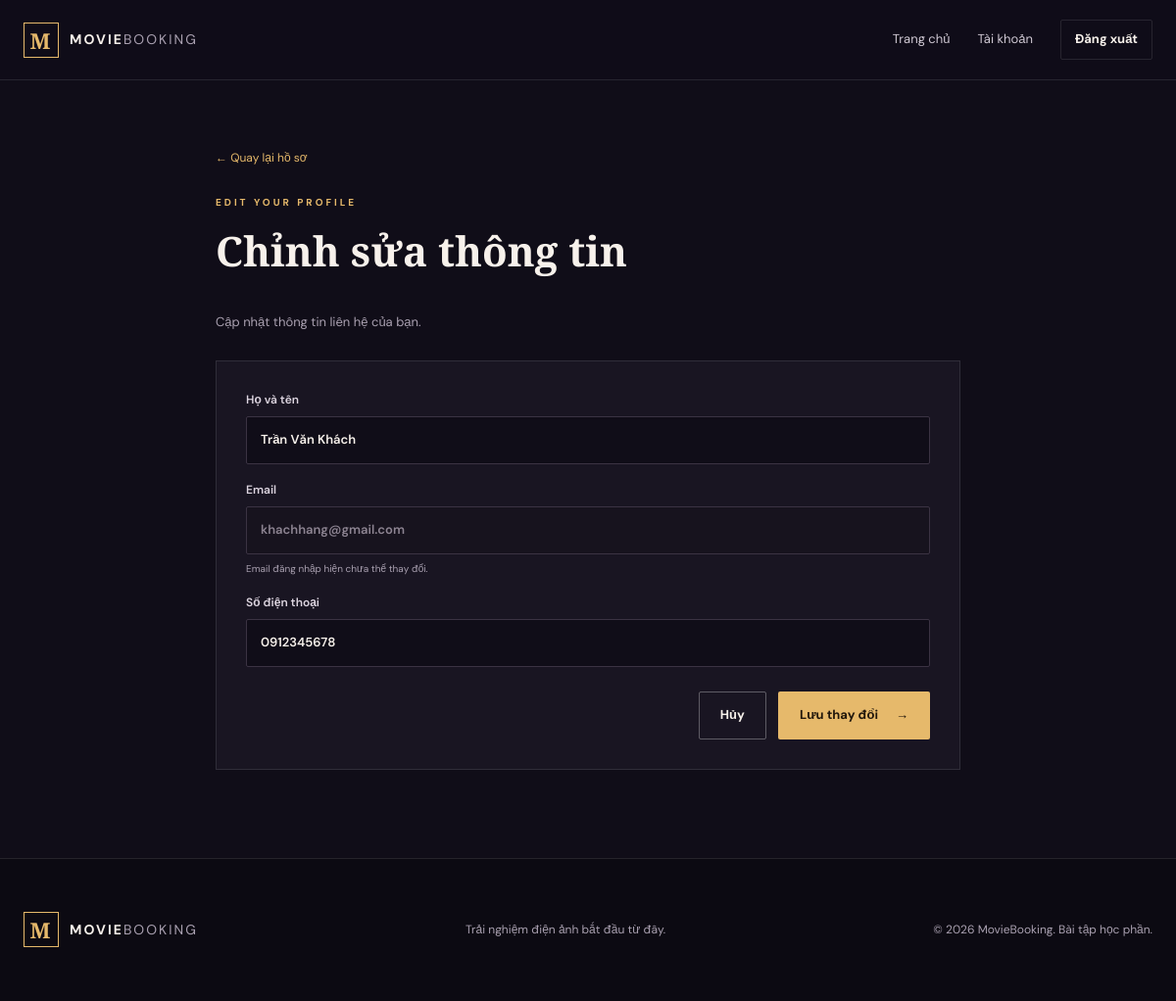
/nhom06-cinema-booking-fixed/edit_profile.php (signed in), run on the app's committed database.
### tables this page shows
CREATE TABLE `users` (
    `id` INT AUTO_INCREMENT PRIMARY KEY,
    `fullname` VARCHAR(100) NOT NULL,
    `email` VARCHAR(100) NOT NULL UNIQUE,
    `phone` VARCHAR(20) DEFAULT NULL,
    `password` VARCHAR(255) NOT NULL,
    `role` ENUM('admin', 'customer') DEFAULT 'customer',
    `status` ENUM('active', 'locked') DEFAULT 'active',
    `created_at` DATETIME DEFAULT CURRENT_TIMESTAMP
);

### nhom06-cinema-booking-fixed/includes/auth.php (called while the page is built, shortened)
<?php
function e($value): string {
    return htmlspecialchars((string)$value, ENT_QUOTES | ENT_SUBSTITUTE, 'UTF-8');
}

### nhom06-cinema-booking-fixed/edit_profile.php (the view, shortened to what this page needs)
<?php
require_once __DIR__ . '/config/database.php';
require_once __DIR__ . '/includes/auth.php';
$stmt = $pdo->prepare('SELECT fullname, email, phone FROM users WHERE id = :id LIMIT 1');
$stmt->execute(['id' => $_SESSION['user_id']]);
$user = $stmt->fetch();
require_once __DIR__ . '/includes/header.php';
?>
<section class="container page-section narrow-page">
    <a class="back-link" href="profile.php">← Quay lại hồ sơ</a>
    <div class="form-heading"><div class="section-kicker">EDIT YOUR PROFILE</div><h1>Chỉnh sửa thông tin</h1><p>Cập nhật thông tin liên hệ của bạn.</p></div>
    <div class="edit-card">
        <form method="post" class="form-stack">
            <label>Họ và tên<input name="fullname" type="text" maxlength="100" value="<?= e($user['fullname']) ?>" required></label>
            <label>Email<input type="email" value="<?= e($user['email']) ?>" disabled><small class="field-help">Email đăng nhập hiện chưa thể thay đổi.</small></label>
            <label>Số điện thoại<input name="phone" type="tel" maxlength="20" value="<?= e($user['phone']) ?>" required></label>
            <div class="form-actions"><a class="btn btn-outline" href="profile.php">Hủy</a><button class="btn btn-primary" type="submit">Lưu thay đổi <span>→</span></button></div>
        </form>
    </div>
</section>
<?php require_once __DIR__ . '/includes/footer.php'; ?>

### nhom06-cinema-booking-fixed/css/style.css (style rules this page uses)
:root { --bg: #100d18; --panel: #191522; --panel2: #211b2c; --text: #f7f1eb; --muted: #aaa1b1; --gold: #e6b96b; --gold-light: #f2ce8d; --red: #a92d43; --line: rgba(255, 255, 255, .1); --max: 1160px; }
* { box-sizing: border-box; }
html { scroll-behavior: smooth; }
body { margin: 0; background: var(--bg); color: var(--text); font-family: 'DM Sans', sans-serif; line-height: 1.6; }
a { color: inherit; text-decoration: none; }
button, input { font: inherit; }
button { cursor: pointer; }
.container { width: min(var(--max), calc(100% - 48px)); margin: auto; }
.btn { display: inline-flex; align-items: center; justify-content: center; gap: 18px; padding: 13px 21px; border: 1px solid transparent; border-radius: 2px; font-weight: 700; font-size: 13px; cursor: pointer; transition: .2s; }
.btn-primary { background: var(--gold); color: #21170c; }
.btn-outline { border-color: rgba(255, 255, 255, .3); color: var(--text); background: transparent; }
.eyebrow, .section-kicker, .aside-label { font-size: 10px; letter-spacing: 3px; color: var(--gold); font-weight: 700; }
.intro-section h2, .page-heading h1, .form-heading h1 { font: 600 clamp(30px, 4vw, 42px) 'Playfair Display', serif; margin: 12px 0 35px; }
.form-heading p { color: var(--muted); font-size: 13px; margin: 0 0 28px; }
.form-stack { display: flex; flex-direction: column; gap: 17px; }
.form-stack label { display: flex; flex-direction: column; gap: 7px; color: #dcd4df; font-size: 12px; font-weight: 600; min-width: 0; }
.form-stack input { width: 100%; min-width: 0; background: #100d18; border: 1px solid #3b3343; border-radius: 2px; padding: 13px 14px; color: var(--text); outline: none; font-size: 13px; transition: border-color .2s, box-shadow .2s; }
.form-stack input:disabled { color: #8d8492; background: #17131e; }
.form-stack input::placeholder { color: #756c7c; }
.form-switch a, .back-link { color: var(--gold); }
.page-section { padding-top: 65px; padding-bottom: 90px; }
.profile-side, .profile-details, .edit-card { background: var(--panel); border: 1px solid var(--line); padding: 30px; }
.narrow-page { max-width: 760px; }
.back-link { font-size: 12px; display: inline-block; margin-bottom: 28px; }
.edit-card { margin-top: 25px; }
.field-help { font-size: 10px; color: var(--muted); font-weight: 400; }
.form-actions { display: flex; justify-content: flex-end; gap: 12px; margin-top: 8px; }

### data on the page
users: fullname "Trần Văn Khách", email "khachhang@gmail.com", phone "0912345678"
